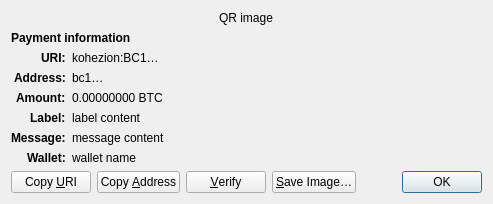
<?xml version="1.0" encoding="UTF-8"?>
<ui version="4.0">
 <class>ReceiveRequestDialog</class>
 <widget class="QDialog" name="ReceiveRequestDialog">
  <property name="geometry">
   <rect>
    <x>0</x>
    <y>0</y>
    <width>413</width>
    <height>229</height>
   </rect>
  </property>
  <property name="windowTitle">
   <string>Request payment to …</string>
  </property>
  <layout class="QGridLayout" name="gridLayout" columnstretch="0,1">
   <property name="sizeConstraint">
    <enum>QLayout::SetFixedSize</enum>
   </property>
   <item row="0" column="0" colspan="2" alignment="Qt::AlignHCenter">
    <widget class="QRImageWidget" name="qr_code">
     <property name="text">
      <string notr="true">QR image</string>
     </property>
     <property name="textInteractionFlags">
      <set>Qt::NoTextInteraction</set>
     </property>
    </widget>
   </item>
   <item row="1" column="0" colspan="2">
    <widget class="QLabel" name="payment_header">
     <property name="font">
      <font>
       <weight>75</weight>
       <bold>true</bold>
      </font>
     </property>
     <property name="text">
      <string>Payment information</string>
     </property>
     <property name="textInteractionFlags">
      <set>Qt::NoTextInteraction</set>
     </property>
    </widget>
   </item>
   <item row="2" column="0" alignment="Qt::AlignRight|Qt::AlignTop">
    <widget class="QLabel" name="uri_tag">
     <property name="font">
      <font>
       <weight>75</weight>
       <bold>true</bold>
      </font>
     </property>
     <property name="text">
      <string notr="true">URI:</string>
     </property>
     <property name="textFormat">
      <enum>Qt::PlainText</enum>
     </property>
     <property name="textInteractionFlags">
      <set>Qt::NoTextInteraction</set>
     </property>
    </widget>
   </item>
   <item row="2" column="1" alignment="Qt::AlignTop">
    <widget class="QLabel" name="uri_content">
     <property name="text">
      <string notr="true">kohezion:BC1…</string>
     </property>
     <property name="textFormat">
      <enum>Qt::RichText</enum>
     </property>
     <property name="wordWrap">
      <bool>true</bool>
     </property>
     <property name="textInteractionFlags">
      <set>Qt::TextSelectableByMouse</set>
     </property>
    </widget>
   </item>
   <item row="3" column="0" alignment="Qt::AlignRight|Qt::AlignTop">
    <widget class="QLabel" name="address_tag">
     <property name="font">
      <font>
       <weight>75</weight>
       <bold>true</bold>
      </font>
     </property>
     <property name="text">
      <string>Address:</string>
     </property>
     <property name="textInteractionFlags">
      <set>Qt::NoTextInteraction</set>
     </property>
    </widget>
   </item>
   <item row="3" column="1" alignment="Qt::AlignTop">
    <widget class="QLabel" name="address_content">
     <property name="text">
      <string notr="true">bc1…</string>
     </property>
     <property name="textFormat">
      <enum>Qt::PlainText</enum>
     </property>
     <property name="textInteractionFlags">
      <set>Qt::TextSelectableByMouse</set>
     </property>
    </widget>
   </item>
   <item row="4" column="0" alignment="Qt::AlignRight|Qt::AlignTop">
    <widget class="QLabel" name="amount_tag">
     <property name="font">
      <font>
       <weight>75</weight>
       <bold>true</bold>
      </font>
     </property>
     <property name="text">
      <string>Amount:</string>
     </property>
     <property name="textInteractionFlags">
      <set>Qt::NoTextInteraction</set>
     </property>
    </widget>
   </item>
   <item row="4" column="1" alignment="Qt::AlignTop">
    <widget class="QLabel" name="amount_content">
     <property name="text">
      <string notr="true">0.00000000 BTC</string>
     </property>
     <property name="textFormat">
      <enum>Qt::PlainText</enum>
     </property>
     <property name="textInteractionFlags">
      <set>Qt::TextSelectableByMouse</set>
     </property>
    </widget>
   </item>
   <item row="5" column="0" alignment="Qt::AlignRight|Qt::AlignTop">
    <widget class="QLabel" name="label_tag">
     <property name="font">
      <font>
       <weight>75</weight>
       <bold>true</bold>
      </font>
     </property>
     <property name="text">
      <string>Label:</string>
     </property>
     <property name="textInteractionFlags">
      <set>Qt::NoTextInteraction</set>
     </property>
    </widget>
   </item>
   <item row="5" column="1" alignment="Qt::AlignTop">
    <widget class="QLabel" name="label_content">
     <property name="text">
      <string notr="true">label content</string>
     </property>
     <property name="textFormat">
      <enum>Qt::PlainText</enum>
     </property>
     <property name="wordWrap">
      <bool>true</bool>
     </property>
     <property name="textInteractionFlags">
      <set>Qt::TextSelectableByMouse</set>
     </property>
    </widget>
   </item>
   <item row="6" column="0" alignment="Qt::AlignRight|Qt::AlignTop">
    <widget class="QLabel" name="message_tag">
     <property name="font">
      <font>
       <weight>75</weight>
       <bold>true</bold>
      </font>
     </property>
     <property name="text">
      <string>Message:</string>
     </property>
     <property name="textInteractionFlags">
      <set>Qt::NoTextInteraction</set>
     </property>
    </widget>
   </item>
   <item row="6" column="1" alignment="Qt::AlignTop">
    <widget class="QLabel" name="message_content">
     <property name="text">
      <string notr="true">message content</string>
     </property>
     <property name="textFormat">
      <enum>Qt::PlainText</enum>
     </property>
     <property name="wordWrap">
      <bool>true</bool>
     </property>
     <property name="textInteractionFlags">
      <set>Qt::TextSelectableByMouse</set>
     </property>
    </widget>
   </item>
   <item row="7" column="0" alignment="Qt::AlignRight|Qt::AlignTop">
    <widget class="QLabel" name="wallet_tag">
     <property name="font">
      <font>
       <weight>75</weight>
       <bold>true</bold>
      </font>
     </property>
     <property name="text">
      <string>Wallet:</string>
     </property>
     <property name="textInteractionFlags">
      <set>Qt::NoTextInteraction</set>
     </property>
    </widget>
   </item>
   <item row="7" column="1" alignment="Qt::AlignTop">
    <widget class="QLabel" name="wallet_content">
     <property name="text">
      <string notr="true">wallet name</string>
     </property>
     <property name="textFormat">
      <enum>Qt::PlainText</enum>
     </property>
     <property name="wordWrap">
      <bool>true</bool>
     </property>
     <property name="textInteractionFlags">
      <set>Qt::TextSelectableByMouse</set>
     </property>
    </widget>
   </item>
   <item row="8" column="0" colspan="2">
    <layout class="QHBoxLayout" name="horizontalLayout">
     <item>
      <widget class="QPushButton" name="btnCopyURI">
       <property name="text">
        <string>Copy &amp;URI</string>
       </property>
       <property name="autoDefault">
        <bool>false</bool>
       </property>
      </widget>
     </item>
     <item>
      <widget class="QPushButton" name="btnCopyAddress">
       <property name="text">
        <string>Copy &amp;Address</string>
       </property>
       <property name="autoDefault">
        <bool>false</bool>
       </property>
      </widget>
     </item>
     <item>
      <widget class="QPushButton" name="btnVerify">
       <property name="text">
        <string>&amp;Verify</string>
       </property>
       <property name="toolTip">
        <string>Verify this address on e.g. a hardware wallet screen</string>
       </property>
       <property name="autoDefault">
        <bool>false</bool>
       </property>
      </widget>
     </item>
     <item>
      <widget class="QPushButton" name="btnSaveAs">
       <property name="text">
        <string>&amp;Save Image…</string>
       </property>
       <property name="autoDefault">
        <bool>false</bool>
       </property>
      </widget>
     </item>
     <item>
      <spacer name="horizontalSpacer_2">
       <property name="orientation">
        <enum>Qt::Horizontal</enum>
       </property>
       <property name="sizeHint" stdset="0">
        <size>
         <width>40</width>
         <height>20</height>
        </size>
       </property>
      </spacer>
     </item>
     <item>
      <widget class="QDialogButtonBox" name="buttonBox">
       <property name="focusPolicy">
        <enum>Qt::StrongFocus</enum>
       </property>
       <property name="standardButtons">
        <set>QDialogButtonBox::Ok</set>
       </property>
      </widget>
     </item>
    </layout>
   </item>
  </layout>
 </widget>
 <customwidgets>
  <customwidget>
   <class>QRImageWidget</class>
   <extends>QLabel</extends>
   <header>qt/qrimagewidget.h</header>
  </customwidget>
 </customwidgets>
 <tabstops>
  <tabstop>buttonBox</tabstop>
  <tabstop>btnCopyURI</tabstop>
  <tabstop>btnCopyAddress</tabstop>
  <tabstop>btnSaveAs</tabstop>
 </tabstops>
 <resources/>
 <connections>
  <connection>
   <sender>buttonBox</sender>
   <signal>accepted()</signal>
   <receiver>ReceiveRequestDialog</receiver>
   <slot>accept()</slot>
   <hints>
    <hint type="sourcelabel">
     <x>135</x>
     <y>230</y>
    </hint>
    <hint type="destinationlabel">
     <x>135</x>
     <y>126</y>
    </hint>
   </hints>
  </connection>
 </connections>
</ui>
